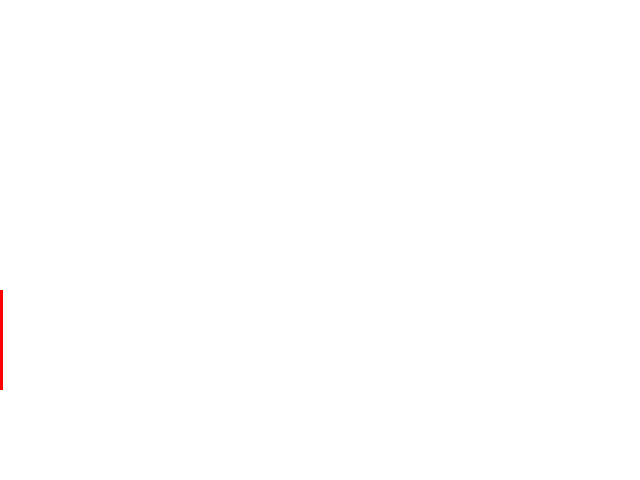
Frame 1 (no input)
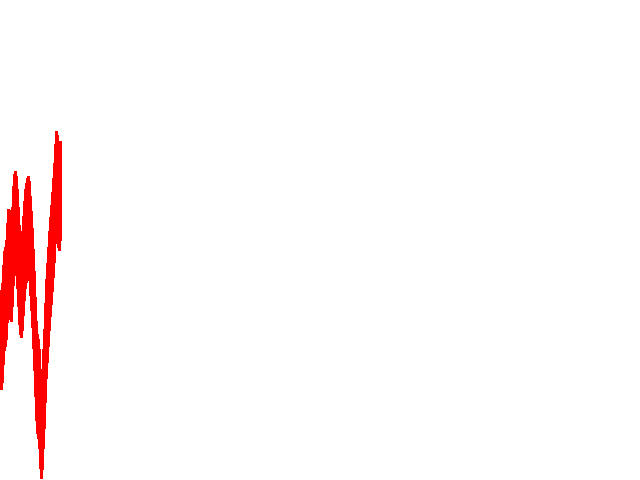
Frame 60 (the mouse pressed at the canvas centre just before this capture)
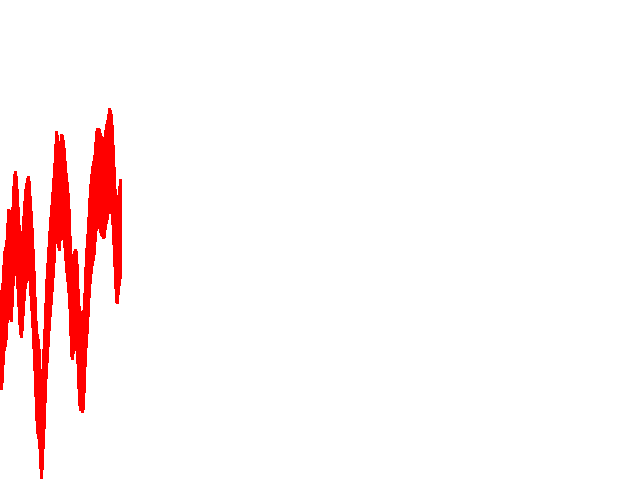
Frame 120 (the mouse held since frame 60 and released just before this capture)

The Processing sketch that drew these frames (run headless with seeded random() and noise(); from frame 60 on, the mouse is pressed at the canvas centre):

// Processing sketch: example_random_noise_y
// ── example_random_noise_y.pde
int x,y;

int col;

// Adjust this for jagged/smooth.
// Lower values are more smooth.
float noiseScale = 0.05;

void setup(){
 size(640,480);
 background(255);
 noStroke();
 fill(255,0,0);
 
 // Initial x 
 x   = 0;
}

void draw() {
  
  int xPos = x % width;
  
  if (xPos == 0){
   background(255); 
  }
  
  // Get a noise multiplier value
  // based on the current x position.
  float n = noise(x*noiseScale);
  
  // Draw a rectangle. Note that the
  // y-value is multiplied by our noise
  // value. This creates the smooth-random
  // positioning on the y-axis.
  y = (int)map(n,0,1,0,height);
  
  rect(xPos,y,3,100);
  
  // We're moving across the canvas from 
  // left to right, so increment x.
  x += 1;
  
}
